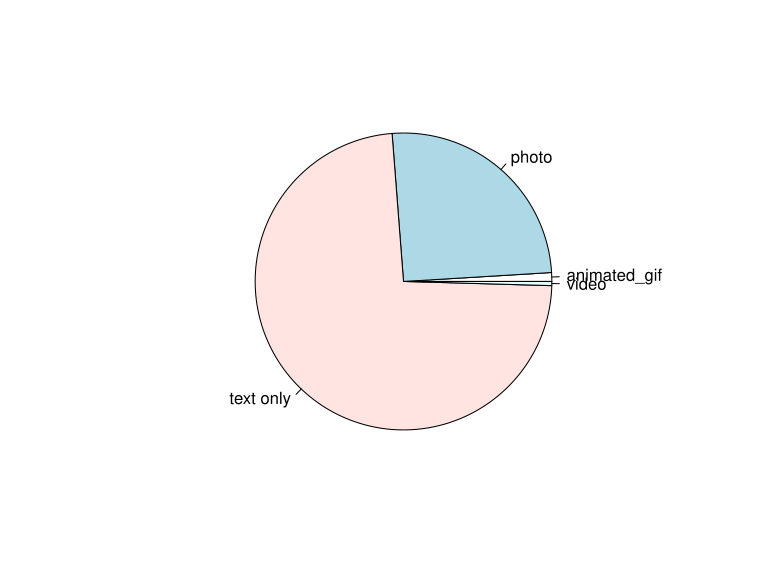

Here is the R script that generated this plot:

##################################################
#
# Author : Ram Krishnan
# Purpose: Week 5 Lab:: Working with Twitter Data
# Uses: ClimateTweets_UseForLecture_25k.csv
#
##################################################


my.dir <- "C:\\Users\\rkrishnan\\Documents\\01 Personal\\MS\\IST719\\Week5\\"

tweets <- read.csv(file = paste0(my.dir,"ClimateTweets_UseForLecture_25k.xls")
                   , header = TRUE
                   , quote = "\""
                   , stringsAsFactors = FALSE)

View(tweets)

my.media <- tweets$media

table(my.media)

my.media[my.media==""] <- "text only"

my.media <- gsub("\\|photo","",my.media)


round(table(my.media)/sum(table(my.media)),4)

pie(100 * round(table(my.media)/sum(table(my.media)),4))


tweets$created_at[1:3]

# "Wed Jul 06 03:35:37 +0000 2016"

converstion.string <- "%a %b %d %H:%M:%S +0000 %Y"


tmp <- strptime(tweets$created_at[1:3],converstion.string)

class(tmp)


tmp <- strptime(tweets$created_at,converstion.string)

any(is.na(tmp))

tweets$date <- strptime(tweets$created_at,converstion.string)

tmp <- "10AM and 27 minutes, on June 22, 1999"

strptime(tmp,"%H%p and %M minutes, on %B %d, %Y")

min(tweets$date)
max(tweets$date)
range(tweets$date)
summary(tweets$date)

my.df <- data.frame()
my.df <- data.frame(cbind( sample(c("T","H","Q"), 739, replace = T), sample(1:100, 739, replace = T),as.numeric(sample(1:1000, 739, replace = T)) ))
# my.df$date.time <- tweets$date[1:739]
colnames(my.df) <- c("mode","x","y"
                     #,"date.time"
                     )
my.df$x <- as.numeric(my.df$x)
my.df$y <- as.numeric(my.df$y)
head(my.df)
dim(my.df)
str(my.df)
ggplot(my.df, aes(x=x, y=y, color=mode, alpha=.5)) + geom_point() +
  scale_color_manual(values=c(rgb(144,238,144,maxColorValue = 255),
                              rgb(139,0,0,maxColorValue = 255),
                              rgb(128,0,128,maxColorValue = 255)))



plot(x=my.df$x,y=my.df$y, col)

difftime(min(tweets$date),max(tweets$date))

difftime(min(tweets$date),max(tweets$date), units = "mins")

difftime(min(tweets$date),max(tweets$date), units = "weeks")

library(lubridate)

wday(tweets$date[1:3],label = TRUE, abbr= TRUE)

barplot(table(wday(tweets$date,label = TRUE, abbr= TRUE)))

tmp <- tweets$user_utc_offset

tweets$date[7:10] + tmp[7:10]

known.times <- tweets$date + tweets$user_utc_offset

index <- which(is.na(known.times))

known.times <- known.times[-index]

barplot(table(hour(known.times)))

"2018.08.30-16.24.49"

strptime("2018.08.30-16.24.49","%Y.%m.%d-%H.%M.%S")


strptime("2014, Aug, Fri the 16 at 18:40","%Y, %b, %a the %d at %H:%M")

sample <- c("2014, Aug, Fri the 16 at 18:40","2014, Jun, Sat the 24 at 11:51","2014, Jun, Sun the 25 at 7:22")
strptime(sample,"%Y, %b, %a the %d at %H:%M")

start.date <- as.POSIXct("2016-06-24 23:59:59")
end.date <- as.POSIXct("2016-06-26 00:00:00")

index <- which((tweets$date>start.date) & (tweets$date<end.date))

tweets.25th <- tweets$date[index]

format.Date(tweets.25th,"%Y%m%d%H%M")

tmp.date <- as.POSIXct(strptime(format.Date(tweets.25th,"%Y%m%d%H%M")
                               ,"%Y%m%d%H%M"))

plot(table(tmp.date))

length(table(tmp.date))
24*60


tmp.tab <- table(tmp.date)


plot(as.POSIXct(names(tmp.tab)), as.numeric(tmp.tab), type ="h")


x <- seq.POSIXt(from = start.date +1, to = end.date - 1, by ="min")
x

y <- rep(0, length(x))
y[match(names(tmp.tab), as.character(x))] <- as.numeric(tmp.tab)

plot(x,y, type = "p", pch = ".", cex =.4)
plot(x,y, type = "l")


seq.POSIXt()


seq.POSIXt(from = as.POSIXct("2020-01-01"), to = as.POSIXct("2020-03-31"), by ="day")

plot(x,y, type = "p", pch = 16 , cex =.4)

####################################################################################################3
# hashtag word cloud
####################################################################################################3


tweets$text[5:10]

library(stringr)
tags <- str_extract_all(tweets$text, "#\\S+", simplify = FALSE)


tags <- tags[lengths(tags)>0]

tags <- unlist(tags)

tags <- tolower(tags)
tags <- gsub("#|[[:punct:]]","",tags)

tag.tab <- sort(table(tags), decreasing = TRUE)

tag.tab[1:10]

zap <- which(tag.tab<3)

tag.tab <- tag.tab[-zap]

plot(as.numeric(tag.tab))

df <- data.frame(words = names(tag.tab), count=as.numeric(tag.tab)
                 , stringsAsFactors = FALSE)


par(mfrow = c(3,3))

plot(df$count, main="raw")

y <- df$count/max(df$count)

plot(y, main = "0 - 1")
plot(df$count^(1/2), main = "^(1/2)")
plot(df$count^(1/5), main = "^(1/5)")
plot(log10(df$count), main = "log10")
plot(log(df$count), main = "log")


library(wordcloud)

mpal <- colorRampPalette(c("gold","red","orange"))
mpal <- colorRampPalette(c("red","orange3","gold"))

gc()

index <- which(df$count>8)

par(mar=c(0,0,0,0), bg="black")

my.counts <- (df$count[index])^(1/2)
wordcloud(df$words[index],my.counts, scale= c(5,.5), min.freq = 1
          , max.words = Inf, random.order = FALSE
          , random.color = FALSE,  ordered.colors = TRUE
          , rot.per = 0, colors = mpal(length(df$words[index])))



#########################################################################################
# Alluvial plots & treemap plots
########################################################################################


my.dir

sales <- read.csv(file = paste0(my.dir,"sales.xls")
                  , header = TRUE
                  , stringsAsFactors = FALSE)

install.packages("alluvial")
library(alluvial)

dat <- as.data.frame(Titanic, stringsAsFactors = FALSE)
alluvial(dat[,1:4], freq = dat$Freq)


alluv.df <- aggregate(sales$units.sold
                      , list(sales$rep.region, sales$type)
                      , sum)

colnames(alluv.df) <-  c("reg","type","units.sold")

alluvial(alluv.df[,1:2],freq = alluv.df$units.sold)
my.cols <- rep("gold",nrow(alluv.df))
my.cols[alluv.df$type=="red"] <- "red"

alluvial(alluv.df[,1:2],freq = alluv.df$units.sold, col = my.cols)


alluvial(alluv.df[,1:2],freq = alluv.df$units.sold, 
         col = ifelse(alluv.df$type=="red","red","gold"))


options(stringsAsFactors = FALSE)



alluv.df <- aggregate(sales$units.sold
                      , list(sales$rep.region
                             , sales$type
                             , sales$wine)
                      , sum)
colnames(alluv.df) <- c("reg","type","wine","untis.sold")

alluvial(alluv.df[,1:3], freq = alluv.df$untis.sold
         , col = ifelse(alluv.df$type=="red","red","gold")
         , alpha= 0.3
         , gap.width= 0.1)


library(RColorBrewer)

install.packages("treemap")
library(treemap)

treemap(sales, index = c("rep.region")
        , vSize = "income"
        , fontsize.labels = 18
        , palette = "Greens")

treemap(sales, index = c("rep.region")
        , vSize = "income"
        , vColor = "units.sold"
        , type = "dens"
        , fontsize.labels = 18
        , palette = "Greens")


treemap(sales, index = c("rep.region")
        , vSize = "income"
        , vColor = "units.sold"
        , type = "value"
        , fontsize.labels = 18
        , palette = "OrRd")



treemap(sales, index = c("rep.region", "sales.rep", "type")
        , vSize = "income"
        , vColor = "units.sold"
        , type = "value"
        , fontsize.labels = 18
        , palette = brewer.pal(8,"Set1"))



####################################################################################################
# River Plot and figure out new plots
####################################################################################################



install.packages("riverplot")
library("riverplot")


river <- riverplot.example()
par(mfrow = c(2,1), mar = c(1,1,1,1))

plot(river, srt=90, lty=1)
class(river)

x <- river
x$edges

x$edges$Value[2] <- 45
x$edges$Value[1] <- 15

x$nodes$x[5] <- 5

plot(x)


df <- aggregate(sales$income,
                list(type = sales$type, wine= sales$wine)
               , sum)


df <- df[order(df$type,df$x),]

node.name <- c("wine",unique(df$type), df$wine)
node.position <- c(1, 2,2, 3,3,3,3,3,3,3)
node.color <- rep("gray", length(node.name))
node.color <- c("deepskyblue", "red", "yellow"
                , "brown4", "firebrick3", "deeppink4"
                , "khaki1", "lightgoldenrod1", "gold", "goldenrod1")



node <- data.frame(ID = node.name
                   , x = node.position
                   , col = node.color
                   , stringsAsFactors = FALSE)



parent.nodes <- c("wine","wine",df$type)

child.nodes <- c("red","white",df$wine)


value <- c(sum(df$x[df$type=="red"]), sum(df$x[df$type=="white"]),df$x)

edges <- data.frame(N1 = parent.nodes, N2 = child.nodes, Value =value)

r <- makeRiver(node, edges, node_labels = node.name)

par(mar =c(0,0,0,0))
plot(r, srt=90, lty=1, cex=0.5)


####################################################################################################
# R plots and word
####################################################################################################


dat <- tapply(sales$units.sold, list(sales$type,sales$rep.region), sum)

barplot( dat, beside = TRUE, col =c("brown","gold")
         , main = "Units sold by region by type")
